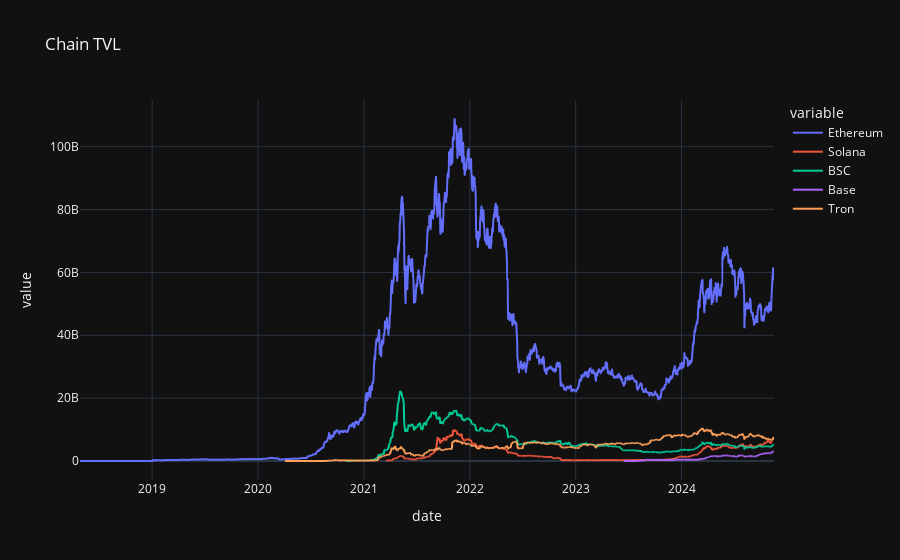

The notebook cell saved with this chart:
### Code cell
import plotly.express as px

fig = px.line(df, x=df.index, y=df.columns, title="Chain TVL")
fig.update_layout(template='plotly_dark')

fig.show()

### Figure 1 — Plotly figure (JSON) as saved in the notebook; plotly's stock layout.template omitted (floating-point values rounded to 4 significant figures; data arrays with more than 128 entries replaced by an {"elided": "..."} marker saying what was removed)
{"data": [{"hovertemplate": "variable=Ethereum<br>date=%{x}<br>value=%{y}<extra></extra>", "legendgroup": "Ethereum", "line": {"color": "#636efa", "dash": "solid"}, "marker": {"symbol": "circle"}, "mode": "lines", "name": "Ethereum", "showlegend": true, "type": "scattergl", "x": {"elided": "2395 str values"}, "xaxis": "x", "y": {"elided": "2395 float values"}, "yaxis": "y"}, {"hovertemplate": "variable=Solana<br>date=%{x}<br>value=%{y}<extra></extra>", "legendgroup": "Solana", "line": {"color": "#EF553B", "dash": "solid"}, "marker": {"symbol": "circle"}, "mode": "lines", "name": "Solana", "showlegend": true, "type": "scattergl", "x": {"elided": "2395 str values"}, "xaxis": "x", "y": {"elided": "2395 float values"}, "yaxis": "y"}, {"hovertemplate": "variable=BSC<br>date=%{x}<br>value=%{y}<extra></extra>", "legendgroup": "BSC", "line": {"color": "#00cc96", "dash": "solid"}, "marker": {"symbol": "circle"}, "mode": "lines", "name": "BSC", "showlegend": true, "type": "scattergl", "x": {"elided": "2395 str values"}, "xaxis": "x", "y": {"elided": "2395 float values"}, "yaxis": "y"}, {"hovertemplate": "variable=Base<br>date=%{x}<br>value=%{y}<extra></extra>", "legendgroup": "Base", "line": {"color": "#ab63fa", "dash": "solid"}, "marker": {"symbol": "circle"}, "mode": "lines", "name": "Base", "showlegend": true, "type": "scattergl", "x": {"elided": "2395 str values"}, "xaxis": "x", "y": {"elided": "2395 float values"}, "yaxis": "y"}, {"hovertemplate": "variable=Tron<br>date=%{x}<br>value=%{y}<extra></extra>", "legendgroup": "Tron", "line": {"color": "#FFA15A", "dash": "solid"}, "marker": {"symbol": "circle"}, "mode": "lines", "name": "Tron", "showlegend": true, "type": "scattergl", "x": {"elided": "2395 str values"}, "xaxis": "x", "y": {"elided": "2395 float values"}, "yaxis": "y"}], "layout": {"legend": {"title": {"text": "variable"}, "tracegroupgap": 0}, "title": {"text": "Chain TVL"}, "xaxis": {"anchor": "y", "domain": [0, 1], "title": {"text": "date"}}, "yaxis": {"anchor": "x", "domain": [0, 1], "title": {"text": "value"}}}}
